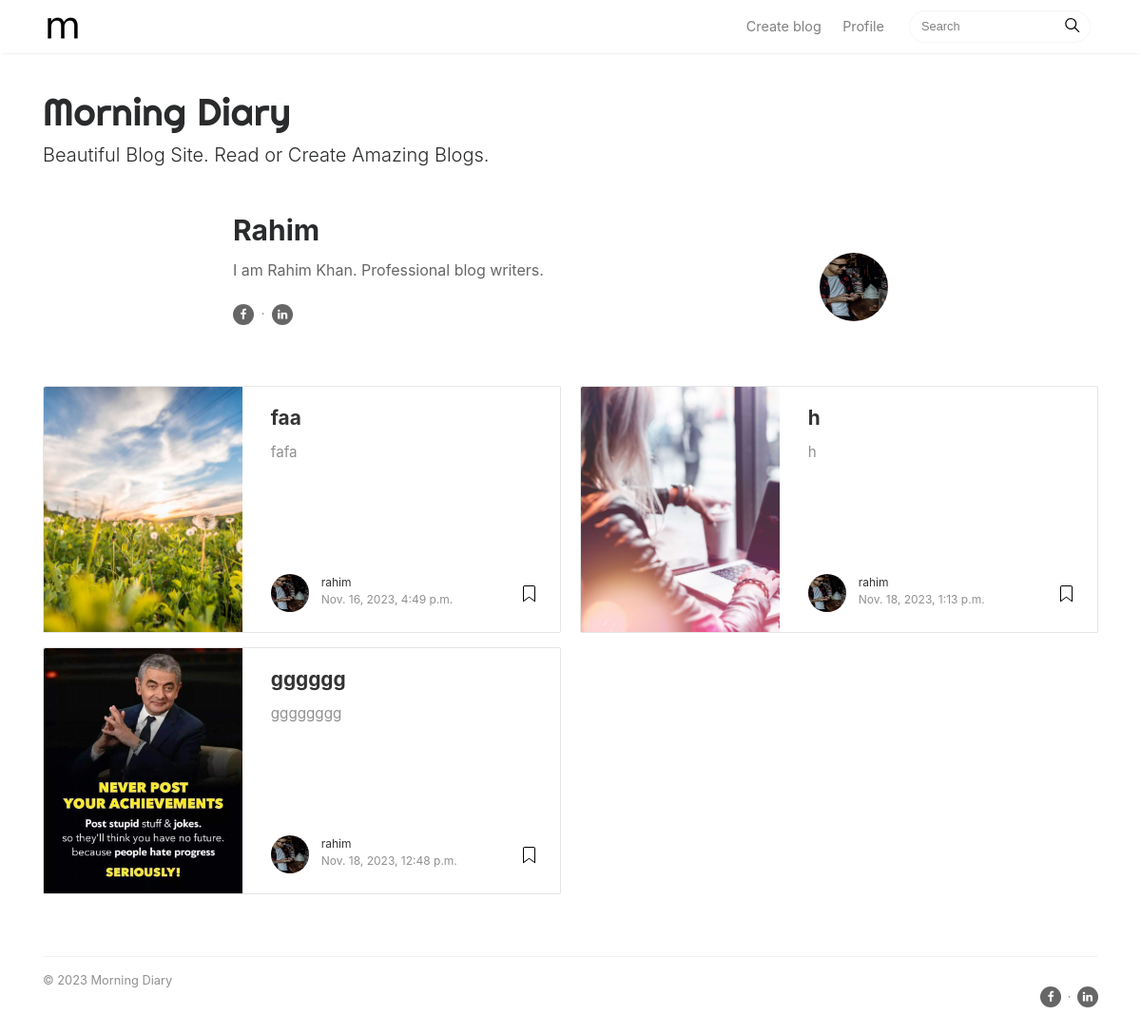
Page /profile/ (signed in) on the committed database.
### accounts/models.py (models this page shows)
class CustomUser(AbstractUser):
    bio = models.TextField(blank=True)
    profile_picture = models.ImageField(upload_to='photos/profile_pictures/', blank=True)
    social_media_links = models.URLField(blank=True)
    def __str__(self):
        return self.username

### blog/models.py (models this page shows, shortened)
class Blog(models.Model):
    title = models.CharField(max_length=300)
    body = models.TextField()
    category = models.ForeignKey(BlogCategory, on_delete=models.CASCADE)
    date = models.DateTimeField(auto_now_add=True)
    image = models.ImageField(upload_to='photos/blog')
    author = models.ForeignKey(CustomUser, on_delete=models.CASCADE)
    is_featured = models.BooleanField(default=False)

### accounts/views.py (the view)
# urls.py: path("profile/", author, name = 'author'),
@login_required
def author(request):
    user = CustomUser
    author_articles = Blog.objects.filter(author=request.user)
    context = {
        'author_articles': author_articles
    }
    return render(request, 'accounts/profile.html', context)

### accounts/templates/accounts/profile.html (shortened to what this page needs)
{% extends 'base.html' %}
{% block body %}
<div class="container">
	<div class="row">
		<div class="col-md-2"></div>
		<div class="col-md-8 col-md-offset-2">
			<div class="mainheading">
				<div class="row post-top-meta authorpage">
					<div class="col-md-10 col-xs-12">
						<h1>{{user.first_name}}</h1>
						<span class="author-description"><a target="_blank" href=""></a>{{user.bio}}</span>
						{% if user.social_media_links %}
						<div class="sociallinks">
							<a  target="_blank" href="{{user.social_media_links}}"><i class="fa fa-facebook"></i></a>
							<span class="dot"></span>
							<a target="_blank" href="https://www.linkedin.com/"><i class="fa fa-linkedin"></i></a></div>
						</div>
						{% endif %}
					<div class="col-md-2 col-xs-12">
						<img class="author-thumb" src="{{user.profile_picture.url}}" alt="image">
					</div>
				</div>
			</div>
		</div>
	</div>
</div>
<div class="card-columns listfeaturedtag">
	{% for blog in author_articles %}
	<div class="card">
		<div class="row">
			<div class="col-md-5 wrapthumbnail">
				<a href="">
					<div class="thumbnail" style="background-image:url('{{ blog.image.url }}');">
					</div>
				</a>
			</div>
			<div class="col-md-7">
				<div class="card-block">
					<h2 class="card-title"><a href="{% url 'post' %}">{{blog.title}}</a></h2>
					<h4 class="card-text" >{{blog.body|slice:100}}</h4>
					<div style="margin-top: 2px;padding-top: 2px;" class="metafooter">
						<div class="wrapfooter">
							<span class="meta-footer-thumb">
							{% if blog.author.profile_picture %}
							<a href="{% url 'author' %}"><img class="author-thumb" src="{{blog.author.profile_picture.url}}" alt="Sal"></a>
							{% endif %}
							</span>
							<span class="author-meta">
							<span class="post-name"><a href="{% url 'author' %}">{{blog.author}}</a></span><br/>
							<span class="post-date">{{blog.date}}</span>
							</span>
							<span class="post-read-more"><a href="post.html" title="Read Story"></a></span>
						</div>
					</div>
				</div>
			</div>
		</div>
	</div>
	{% endfor %}
</div>
{% endblock %}

### templates/base.html (shortened to what this page needs)
{% load static %}
<!DOCTYPE html>
<html lang="en">
  <head>
    <link href="../static/css/bootstrap.min.css" rel="stylesheet" />
  </head>
    <link
      href="https://maxcdn.bootstrapcdn.com/font-awesome/4.7.0/css/font-awesome.min.css"
      rel="stylesheet"
    />
    <link href="../static/css/mediumish.css" rel="stylesheet" />
  </head>
  <body>
    <nav
      class="navbar navbar-toggleable-md navbar-light bg-white fixed-top mediumnavigation"
    >
      <div class="container">
        <a class="navbar-brand" href="/">
          <img src="../static/img/logo.png" alt="logo" />
        </a>
        <div class="collapse navbar-collapse" id="navbarsExampleDefault">
          <ul class="navbar-nav ml-auto">
            {% if user.is_authenticated %}
            <li class="nav-item">
              <a class="nav-link" href="{% url 'create_blog' %}">Create blog</a>
            </li>
            <li class="nav-item">
              <a class="nav-link" href="{% url 'author' %}">Profile</a>
            </li>
            {% endif %}
            <form class="form-inline my-2 my-lg-0">
              <input
                class="form-control mr-sm-2"
                type="text"
                placeholder="Search"
              />
              <span class="search-icon"
                ><svg
                  class="svgIcon-use"
                  width="25"
                  height="25"
                  viewbox="0 0 25 25"
                >
                  <path
                    d="M20.067 18.933l-4.157-4.157a6 6 0 1 0-.884.884l4.157 4.157a.624.624 0 1 0 .884-.884zM6.5 11c0-2.62 2.13-4.75 4.75-4.75S16 8.38 16 11s-2.13 4.75-4.75 4.75S6.5 13.62 6.5 11z"
                  ></path></svg
              ></span>
            </form>
          </ul>
        </div>
      </div>
    </nav>
    <div class="container">
      <div class="mainheading">
        <h1 class="sitetitle">Morning Diary</h1>
        <p class="lead">Beautiful Blog Site. Read or Create Amazing Blogs.</p>
      </div>
{% block body %}
{% endblock %}
      <div class="footer">
        <p class="pull-left">© {% now "Y" %} Morning Diary</p>
        <div class="sociallinks">
        <p class="pull-right">
          <a  target="_blank" href="https://www.facebook.com/hassanshayek/"><i class="fa fa-facebook"></i></a> <span class="dot"></span> <a target="_blank" href="https://www.linkedin.com/in/hassanshayek/"><i class="fa fa-linkedin"></i></a>
       </p>
        </div>
        <div class="clearfix"></div>
      </div>
  </body>
</html>

### static/css/mediumish.css (style rules this page uses)
body { padding-top:5rem; }
.mainheading { padding:1rem 0rem; }
a { color:#00ab6b; }
a,a:hover { transition:all 0.2s; }
.mediumnavigation { background:rgba(255,255,255,.97); box-shadow:0 2px 2px -2px rgba(0,0,0,.15); }
@media (min-width:576px) { .card-columns.listfeaturedtag { -webkit-column-count:2; -moz-column-count:2; column-count:2; } }
@media (min-width:992px) { .navbar-toggleable-md .navbar-nav .nav-link { padding-right:.7rem; padding-left:.7rem; } }
.card-columns .card { margin-bottom:20px; }
.listfeaturedtag .wrapthumbnail { height:258px; flex:0 0 auto; }
.listfeaturedtag .card { border:1px solid rgba(0,0,0,.1); border-radius:2px; height:260px; padding-left:0; margin-bottom:15px; }
.listfeaturedtag .thumbnail { background-size:cover; height:100%; display:block; background-position:38% 22% !important; background-origin:border-box!important; border-top-left-radius:2px; }
.listfeaturedtag .card-block { padding-left:0; }
.listfeaturedtag h2.card-title,.listrecent h2.card-title { font-size:1.3rem; font-weight:700; line-height: 1.25; }
.listfeaturedtag h2.card-title a,.listrecent h2.card-title a { color:rgba(0,0,0,.8); }
.listfeaturedtag h4.card-text,.listrecent h4.card-text { color:rgba(0,0,0,.44); font-size:0.95rem; line-height:1.4; font-weight:400; }
.listfeaturedtag .wrapfooter { position:absolute; bottom:20px; font-size:12px; display:block; width:85%; }
.author-thumb { width:40px; height:40px; float:left; margin-right:13px; border-radius:100%; }
.post-top-meta { margin-bottom:2rem; }
.post-top-meta .author-thumb { width:72px; height:72px; }
.post-top-meta.authorpage .author-thumb { margin-top:40px; }
.post-top-meta span { font-size:0.9rem; color:rgba(0,0,0,.44); display:inline-block; }
.post-top-meta .author-description { margin-bottom:5px; margin-top:5px; font-size:0.95rem; }
.author-meta { flex:1 1 auto; white-space:nowrap!important; text-overflow:ellipsis!important; overflow:hidden!important; }
span.post-name,span.post-date,span.author-meta { display:inline-block; }
span.post-date,span.post-read { color:rgba(0,0,0,.44); }
span.post-read-more { align-items:center; display:inline-block; float:right; margin-top:8px; }
span.post-read-more a { color:rgba(0,0,0,.44); }
span.post-name a,span.post-read-more a:hover { color:rgba(0,0,0,.8); }
.dot:after { content:"·"; margin-left:3px; margin-right:3px; }
.mediumnavigation .form-control { font-size:0.8rem; border-radius:30px; overflow:hidden; border:1px solid rgba(0,0,0,0.04); }
.mediumnavigation .form-inline { margin-left:15px; }
.mediumnavigation .navbar-brand { font-weight:500; }
.mediumnavigation .nav-item,.dropdown-menu { font-size:0.9rem; }
.mediumnavigation .search-icon { margin-left:-40px; display:inline-block; margin-top:3px; cursor:pointer; }
.mediumnavigation .navbar-brand img { max-height:30px; margin-right:5px; }
.mainheading h1.sitetitle { font-family:Righteous; }
.footer { border-top:1px solid rgba(0,0,0,.05)!important; padding-top:15px; padding-bottom:12px; font-size:0.8rem; color:rgba(0,0,0,.44); margin-top:50px; }
.card { border-radius:4px; }
.authorpage h1 { font-weight:700; font-size:30px; }
.post-top-meta.authorpage .author-thumb { float:none; }
.authorpage .author-description { font-size:1rem; color:rgba(0,0,0,.6); }
.sociallinks { margin:1rem 0; }
.sociallinks a { background:#666; color:#fff; width:22px; height:22px; display:inline-block; text-align:center; line-height:22px; border-radius:50%; font-size:12px; }

### rows in the picture
CustomUser: first_name "Rahim", bio "I am Rahim Khan. Professional blog writers.", profile_picture (picture)
Blog: image (picture), title "faa", body "fafa", author.profile_picture (picture), author "rahim", date "Nov. 16, 2023, 4:49 p.m."
Blog: image (picture), title "gggggg", body "gggggggg", author.profile_picture (picture), author "rahim", date "Nov. 18, 2023, 12:48 p.m."
Blog: image (picture), title "h", body "h", author.profile_picture (picture), author "rahim", date "Nov. 18, 2023, 1:13 p.m."
